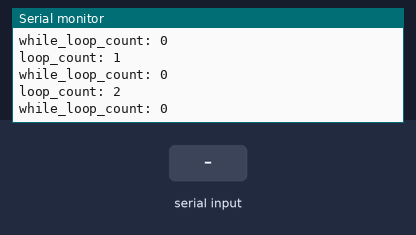
This sketch was run on a simulated ESP32. On the bench: the last lines printed to the serial monitor. The test bench sets the inputs (shaded band).

Above: at 2.2 s.
2.3 s: "1" received over Serial
At 2.8 s:
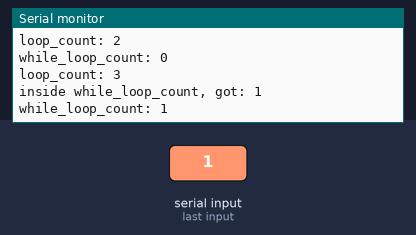
4.0 s: "0" received over Serial
At 4.4 s:
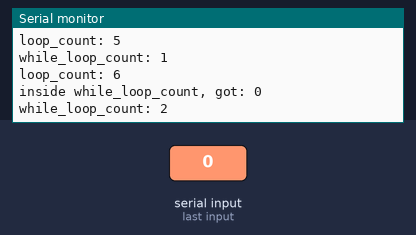
5.5 s: "2" received over Serial
At 5.9 s:
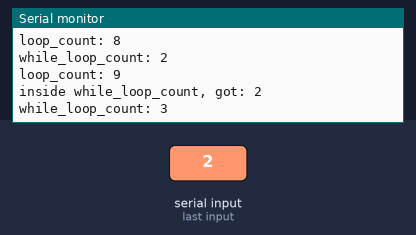
Timing chart, 0 to 8.5 s (numbered marks = the images above; inputs shaded):
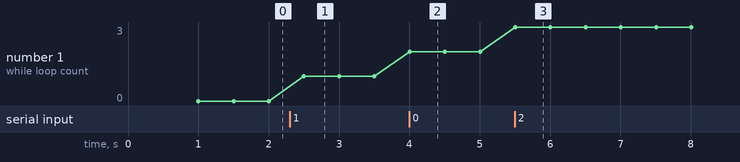

The sketch:

Serial_test.ino
```cpp
uint32_t while_loop_count = 0;
uint32_t loop_count = 0;

void setup() {
  Serial.begin(115200);
  delay (1000);
  Serial.println("Serial Port ok!");
}

void loop() {

  Serial.print("loop_count: "); Serial.println(loop_count);

  while (Serial.available())
  {
    Serial.print("inside while_loop_count, got: ");

    Serial.write(Serial.read());

    Serial.println();

    while_loop_count++;
  }

  Serial.print("while_loop_count: "); Serial.println(while_loop_count);

  loop_count++;

  delay (500);
}
```

Measured:
- after the input at 2.3 s, the serial monitor: prints a new line after 0.20 s (image 1)
- after the input at 4.0 s, the serial monitor: prints a new line at once (image 2)
- after the input at 5.5 s, the serial monitor: prints a new line at once (image 3)
